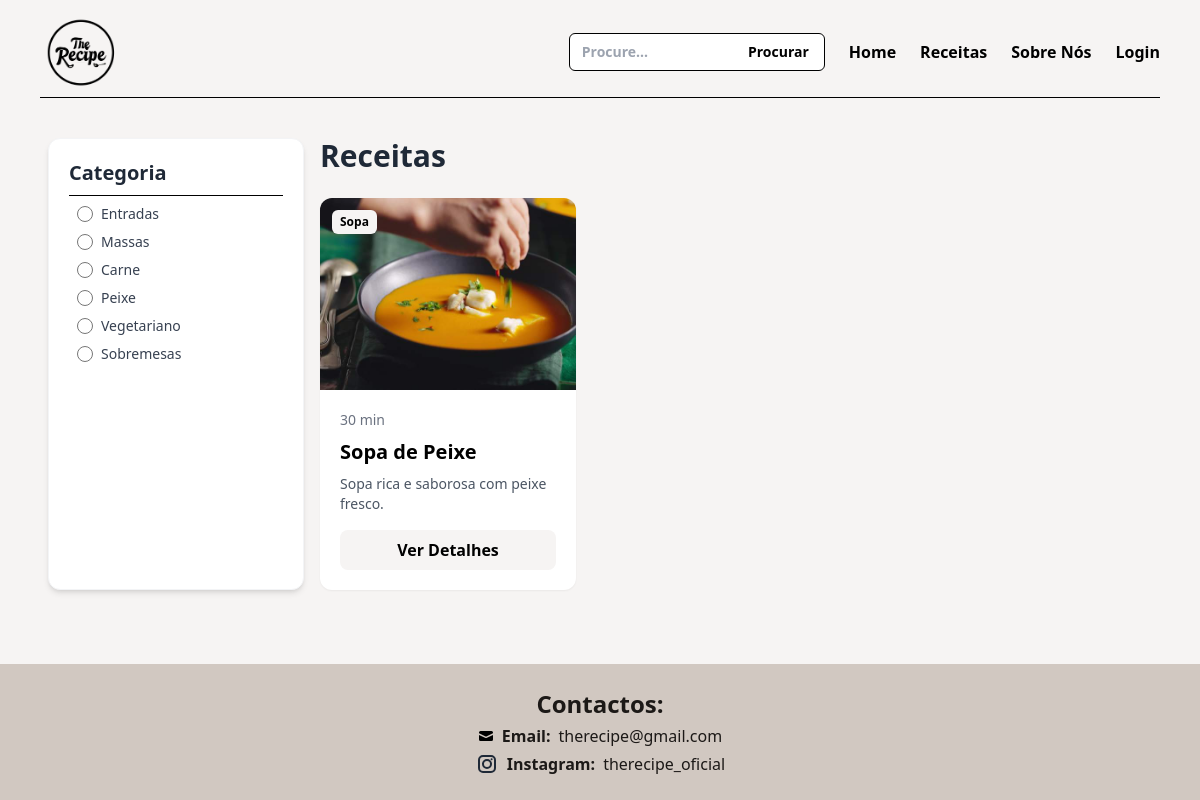
/receitas.php?busca=Sopa de Peixe, run on the app's committed database.
### tables this page shows
CREATE TABLE IF NOT EXISTS `receitas` (
  `id` int NOT NULL AUTO_INCREMENT,
  `nome` varchar(100) NOT NULL,
  `tempo` varchar(50) DEFAULT NULL,
  `ingredientes` text,
  `preparacao` text,
  `imagem` varchar(128) DEFAULT NULL,
  `categoria` varchar(100) DEFAULT NULL,
  `descricao` text,
  `quantidade` int DEFAULT NULL,
  `orcamento` varchar(50) DEFAULT NULL,
  PRIMARY KEY (`id`)
);

### receitas.php (the view, shortened to what this page needs)
<?php
require('ajax/connection.php');
$busca = $_GET['busca'] ?? '';
?>
<!DOCTYPE html>
<html lang="pt-pt">
<head>
    <script src="https://cdn.tailwindcss.com"></script>
</head>
<body class="bg-[#F6F4F3] min-h-screen flex flex-col">
    <?php require('includes/nav.php'); ?>
    <div class="flex-grow px-12 py-8">
        <div class="flex">
            <div class="hidden md:block lg:w-64 sticky top-4 bg-white p-5 rounded-xl shadow-md border border-gray-100">
                <h2 class="font-bold text-xl text-gray-800">Categoria</h2>
                <div class="border-b border-black my-2"></div>
                <div class="flex items-center m-2">
                    <input type="radio" id="entradas" name="categorias" value="Entradas" class="w-4 h-4 text-green-600 bg-gray-100 border-gray-300 focus:ring-green-500">
                    <label for="entradas" class="mx-2 text-sm font-medium text-gray-700 cursor-pointer">Entradas</label>
                </div>
                <div class="flex items-center m-2">
                    <input type="radio" id="massas" name="categorias" value="Massas" class="w-4 h-4 text-green-600 bg-gray-100 border-gray-300 focus:ring-green-500">
                    <label for="massas" class="mx-2 text-sm font-medium text-gray-700 cursor-pointer">Massas</label>
                </div>
                <div class="flex items-center m-2">
                    <input type="radio" id="carne" name="categorias" value="Carne" class="w-4 h-4 text-green-600 bg-gray-100 border-gray-300 focus:ring-green-500">
                    <label for="carne" class="mx-2 text-sm font-medium text-gray-700 cursor-pointer">Carne</label>
                </div>
                <div class="flex items-center m-2">
                    <input type="radio" id="peixe" name="categorias" value="Peixe" class="w-4 h-4 text-green-600 bg-gray-100 border-gray-300 focus:ring-green-500">
                    <label for="peixe" class="mx-2 text-sm font-medium text-gray-700 cursor-pointer">Peixe</label>
                </div>
                <div class="flex items-center m-2">
                    <input type="radio" id="vegetariano" name="categorias" value="Vegetariano" class="w-4 h-4 text-green-600 bg-gray-100 border-gray-300 focus:ring-green-500">
                    <label for="vegetariano" class="mx-2 text-sm font-medium text-gray-700 cursor-pointer">Vegetariano</label>
                </div>
                <div class="flex items-center m-2">
                    <input type="radio" id="sobremesas" name="categorias" value="Sobremesas" class="w-4 h-4 text-green-600 bg-gray-100 border-gray-300 focus:ring-green-500">
                    <label for="sobremesas" class="mx-2 text-sm font-medium text-gray-700 cursor-pointer">Sobremesas</label>
                </div>
            </div>
            <?php
                if ($busca != '') {
                    $sql = "SELECT * FROM receitas WHERE nome LIKE :busca";
                    $stmt = $dbh->prepare($sql);
                    $stmt->bindValue(':busca', "%$busca%");
                } else {
                    $sql = "SELECT * FROM receitas";
                    $stmt = $dbh->prepare($sql);
                }
                $stmt->execute();
            ?>
            <div class="flex-1 md:px-4">
                <h1 class="text-3xl font-bold mb-6 text-gray-800">Receitas</h1>
                <div class="grid grid-cols-1 sm:grid-cols-2 md:grid-cols-3 gap-6">
                    <?php while($receita = $stmt->fetchObject()):
                        $idReceita = $receita->id;
                        $nome = $receita->nome;
                        $imagem = $receita->imagem;
                        $tempo = $receita->tempo;
                        $categoria = $receita->categoria;
                        $descricao = $receita->descricao;
                    ?>
                    <div class="receita bg-white rounded-xl shadow-sm overflow-hidden relative group"data-categoria="<?= $categoria ?>">
                        <img src="imagem/<?= $imagem ?>" alt="<?= $nome ?>" class="w-full h-48 object-cover group-hover:scale-105 transition-transform duration-300">
                        <span class="absolute top-3 left-3 bg-[#F6F4F3] text-black text-xs font-bold px-2 py-1 rounded-md"><?= $categoria ?></span>
                        <div class="p-5">
                            <span class="text-sm text-gray-500 mb-2 block"><?= $tempo ?></span>
                            <h3 class="text-xl font-bold mb-2"><?= $nome ?></h3>
                            <p class="text-gray-600 text-sm line-clamp-2 mb-4"><?= $descricao ?></p>
                            <a href="receita.php?receita=<?= $idReceita ?>" class="block py-2 bg-[#F6F4F3] text-black font-semibold rounded-lg text-center hover:bg-[#B09B80]">Ver Detalhes</a>
                        </div>
                    </div>
                    <?php endwhile; ?>
                </div>
            </div>
        </div>
    </div>
    <?php require('includes/footer.php'); ?>
</body>
</html>

### data on the page
receitas: imagem (picture), categoria "Sopa", tempo "30 min", nome "Sopa de Peixe", descricao "Sopa rica e saborosa com peixe fresco."
